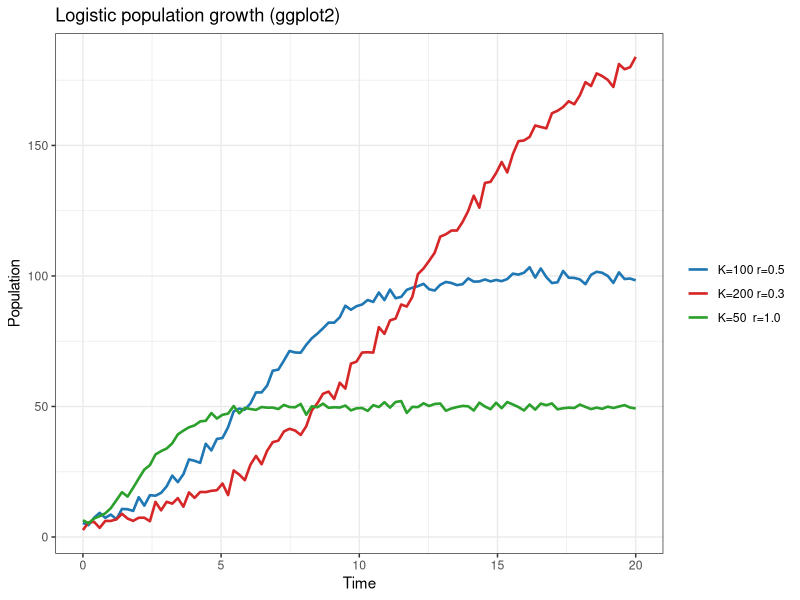

This chart was generated by the following R code:
# install.packages(c("ggplot2", "dplyr", "tidyr"))
# Logistic population growth — 3 species with different carrying capacities
library(ggplot2)
library(dplyr)
library(tidyr)

dir.create("output", showWarnings = FALSE)
set.seed(6)

logistic <- function(t, r, K, N0) K / (1 + ((K - N0) / N0) * exp(-r * t))

t <- seq(0, 20, length.out = 100)
df <- tibble(
  t      = t,
  "K=100 r=0.5" = logistic(t, 0.5, 100, 5) + rnorm(length(t), 0, 1.5),
  "K=200 r=0.3" = logistic(t, 0.3, 200, 5) + rnorm(length(t), 0, 2.5),
  "K=50  r=1.0" = logistic(t, 1.0,  50, 5) + rnorm(length(t), 0, 1.0),
) |>
  pivot_longer(-t, names_to = "series", values_to = "y") |>
  arrange(series, t)

write.csv(df, "output/plot_06_ggplot2.csv", row.names = FALSE)

p <- ggplot(df, aes(t, y, color = series)) +
  geom_line(linewidth = 0.9) +
  scale_color_manual(values = c("#1f77b4", "#d62728", "#2ca02c")) +
  labs(x = "Time", y = "Population", title = "Logistic population growth (ggplot2)", color = NULL) +
  theme_bw()

ggsave("output/plot_06_ggplot2.pdf", p, width = 7, height = 5)
cat("Saved output/plot_06_ggplot2.{pdf,csv}\n")
